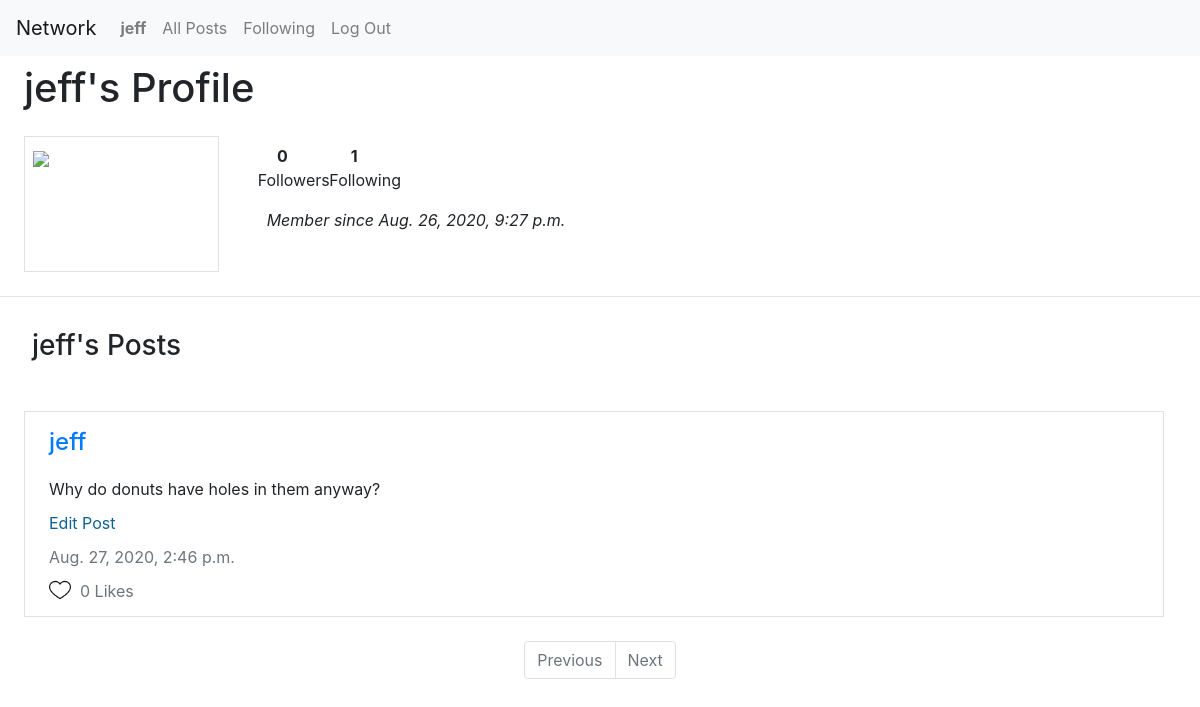
The page /users/jeff (signed in) on the database as committed earlier.
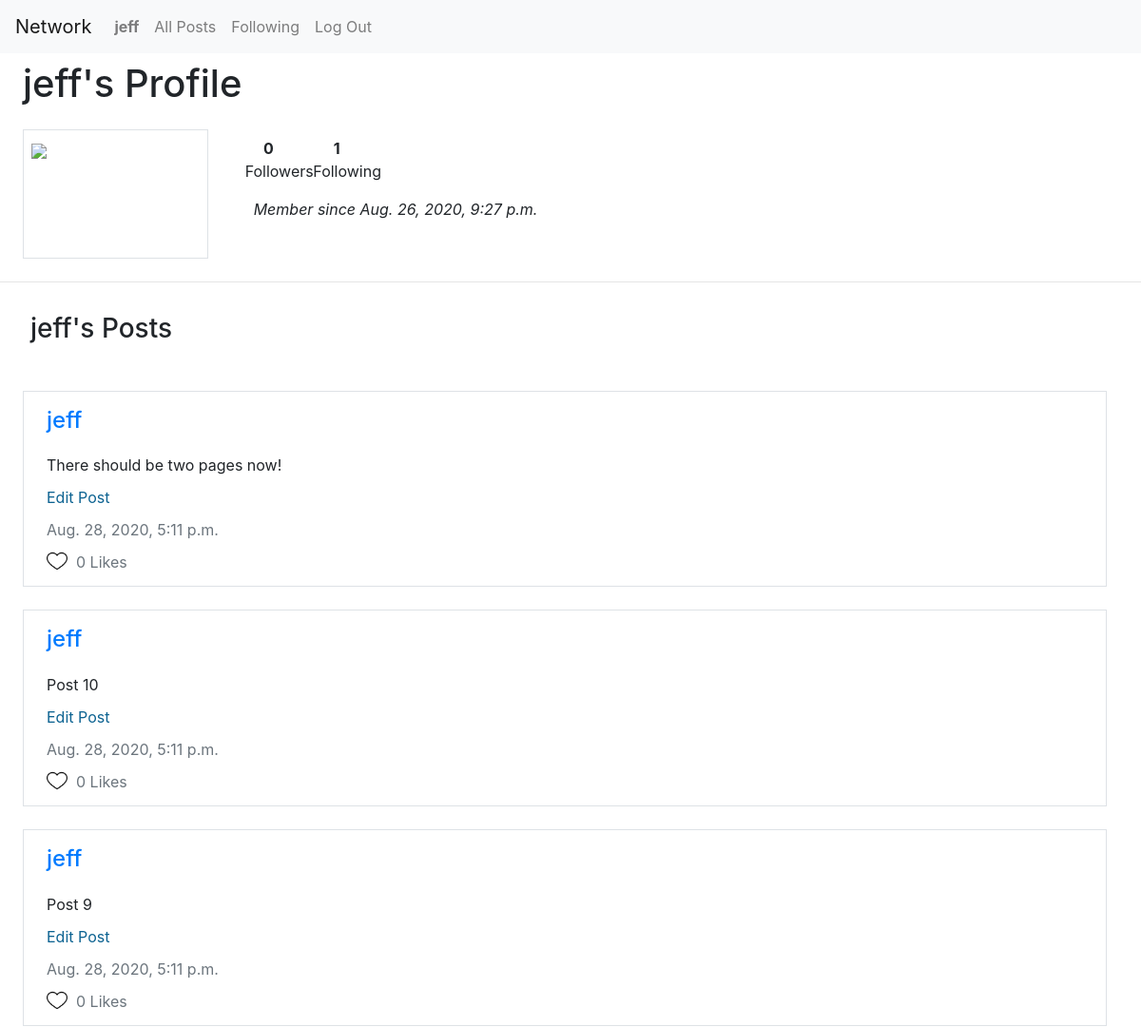
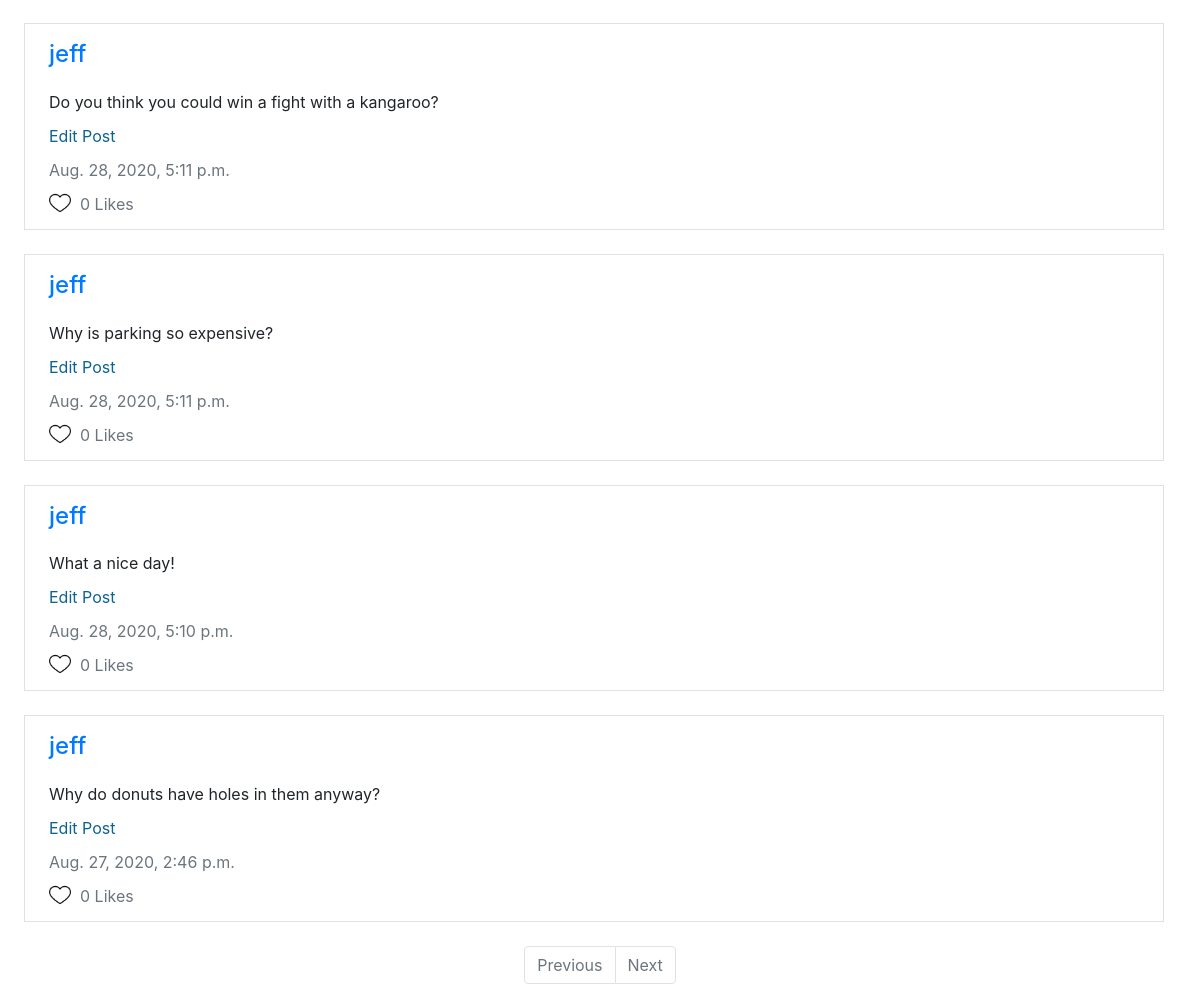
The same page on the database as committed later (2 pictures, top to bottom).
### network/models.py (models this page shows, shortened)
class Post(models.Model):
    user = models.ForeignKey(User, on_delete=models.PROTECT, related_name="user_posts")
    postbody = models.TextField(max_length=1000)
    timestamp = models.DateTimeField()
    likes = models.ManyToManyField(User, blank=True, related_name="liked_posts")

class User(AbstractUser):
    pass

### network/views.py (the view)
# urls.py: path("users/<str:username>", views.view_user, name="view_user"),
def view_user(request, username):
    account = User.objects.get(username=username)
    followers = account.followers.count()
    following = account.followed_accounts.count()
    if account.followers.filter(follower=request.user).exists():
        follower = True
    else:
        follower = False
    allposts = account.user_posts.all().order_by("-timestamp")
    paginator = Paginator(allposts, 10)
    page_number = request.GET.get('page')
    posts = paginator.get_page(page_number)
    return render(request, "network/profile.html", {
        "account": account,
        "followers": followers,
        "following": following,
        "posts": posts,
        "follower": follower
    })

### network/templates/network/profile.html (shortened to what the changed rows need)
{% extends "network/layout.html" %}
{% load static %}
{% block body %}
<div class="row mx-2 mt-2 px-2">
    <h1 class="mx-2">{{ account.username }}'s Profile</h1>
</div>
{% for post in posts %}
<div class="container border m-4 p-2">
    <div class="row m-2 px-2">
        <a href="/users/{{post.user}}"><h4>{{ post.user }}</h4></a>
    </div>
    <div class="row mx-2 px-2">
        <p class="posttext" id="post-{{ post.id }}">{{ post.postbody }}</p>
    </div>
    {% if post.user == user %}
        <div class="row mx-2 px-2">
            <p class="posttext editpost" id="editpost-{{ post.id }}" data-postid="{{ post.id }}">Edit Post</p>
        </div>
    {% endif %}
    <div class="row mx-2 px-2">
        <p class="text-secondary posttext">{{ post.timestamp }}</p><br>
    </div>
    {% if user.is_authenticated %}
        {% if post in liked_posts %}
            <div class="row mx-2 px-2 unlike" data-postid="{{ post.id }}" data-userid="{{ user.id }}">
                <img src="{% static 'network/heart-red.png' %}" class="icon posttext" id="heart-{{ post.id }}">&nbsp;&nbsp;
                {% if post.likes.count == 1 %}
                    <p class="text-secondary posttext" id="likes-{{ post.id }}">{{ post.likes.count }} Like</p><br>
                {% else %}
                    <p class="text-secondary posttext" id="likes-{{ post.id }}">{{ post.likes.count }} Likes</p><br>
                {% endif %}
            </div>
        {% else %}
            <div class="row mx-2 px-2 like" data-postid="{{ post.id }}" data-userid="{{ user.id }}">
                <img src="{% static 'network/heart.png' %}" class="icon posttext" id="heart-{{ post.id }}">&nbsp;&nbsp;
                {% if post.likes.count == 1 %}
                    <p class="text-secondary posttext" id="likes-{{ post.id }}">{{ post.likes.count }} Like</p><br>
                {% else %}
                    <p class="text-secondary posttext" id="likes-{{ post.id }}">{{ post.likes.count }} Likes</p><br>
                {% endif %}
            </div>
        {% endif %}
    {% endif %}
</div>
{% empty %}
<p class="m-2 px-2">No posts yet!</p>
{% endfor %}
{% endblock %}

Rows that differ between the two databases and show on the page:
added Post: user "jeff", postbody "There should be two pages now!", timestamp "Aug. 28, 2020, 5:11 p.m.", likes.count "0"
added Post: user "jeff", postbody "Post 10", timestamp "Aug. 28, 2020, 5:11 p.m.", likes.count "0"
added Post: user "jeff", postbody "Post 9", timestamp "Aug. 28, 2020, 5:11 p.m.", likes.count "0"
added Post: user "jeff", postbody "Do you think you could win a fight with a kangaroo?", timestamp "Aug. 28, 2020, 5:11 p.m.", likes.count "0"
added Post: user "jeff", postbody "Why is parking so expensive?", timestamp "Aug. 28, 2020, 5:11 p.m.", likes.count "0"
added Post: user "jeff", postbody "What a nice day!", timestamp "Aug. 28, 2020, 5:10 p.m.", likes.count "0"
